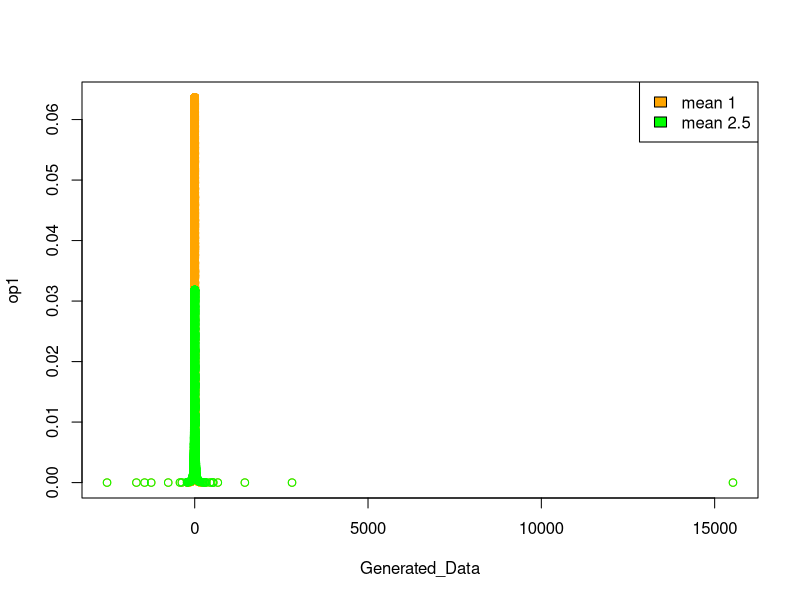

Generate this figure with R:
#Avinash Singh
#2011MC04
#Cauchy Distribution

Sample_Generation <- function(mew,sigma){
  for(i in 1:n){
    u = runif(1)
    x[i] <- sigma*tan(pi*(u-0.5))+mew
  }
  return(x)
}

n = 2000
x = numeric(0)

Generated_Data <- Sample_Generation(0,5)
options(max.print=999999)
print(Generated_Data)


#Computing Mean and Variance 
MEAN <- mean(Generated_Data)
VARIANCE  <-sd(Generated_Data)**2

#PDF Function
Probab_Dist_func<- function(mew,sigma){
  y <-vector()
  y = numeric(0)
  for(i in Generated_Data){
    Temp <- sigma/(pi*( sigma**2 + (i - mew)**2 ))
    y <-c(y, Temp)
  }
  return(y)
}

#Computing Vectors op1,op2 
op1<-Probab_Dist_func(1,5)
print(op1)

op2<-Probab_Dist_func(2.5,10)
print(op2)

#print(paste('Mean of the Generated Samples is :',MEAN))
#print(paste('Variance of the Generated Samples is :',VARIANCE))


#Plotting 
output <- c("mean 1","mean 2.5")
clr <- c("orange", "Green")
plot(Generated_Data, op1, col="orange")
points(Generated_Data, op2, col="green")
legend("topright", output, fill=clr)

